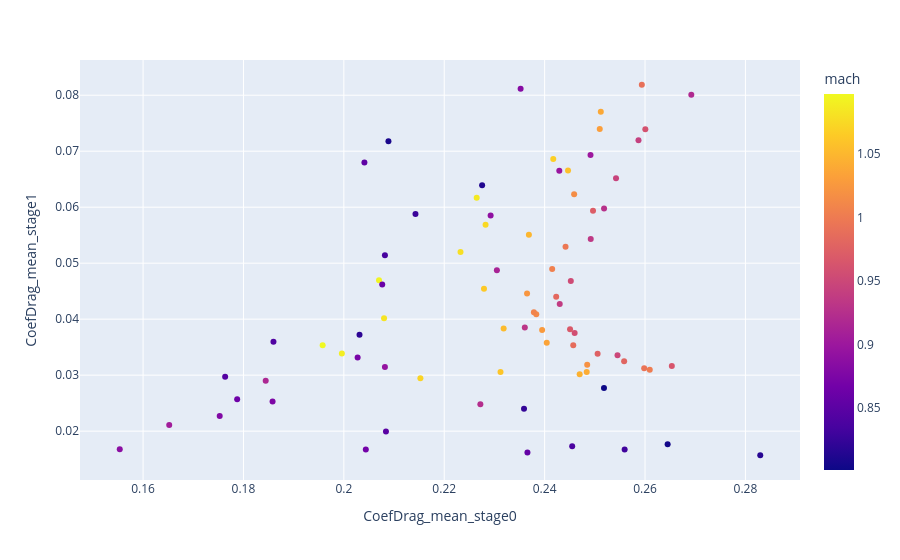
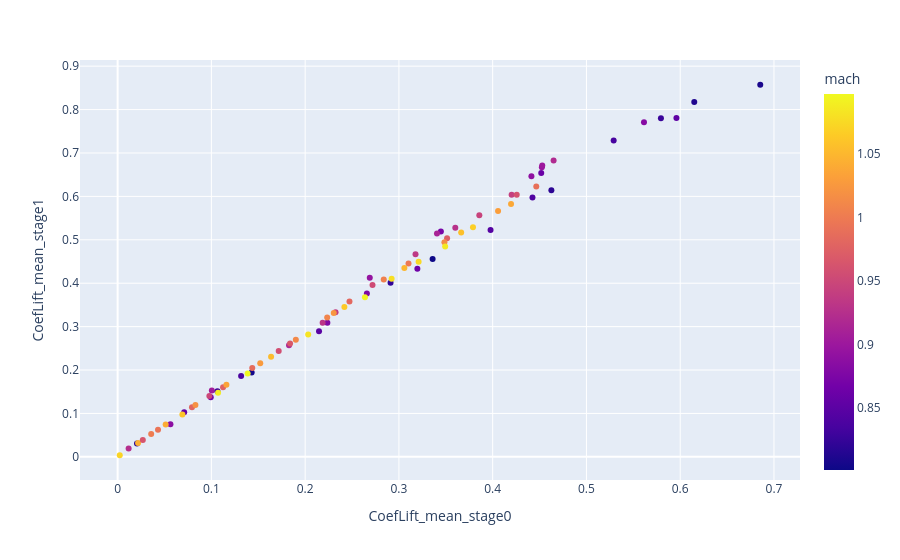
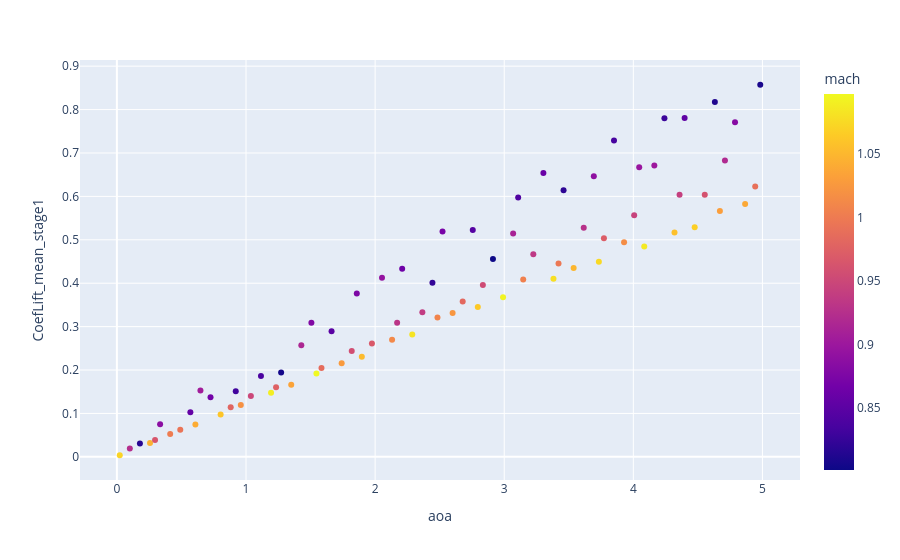
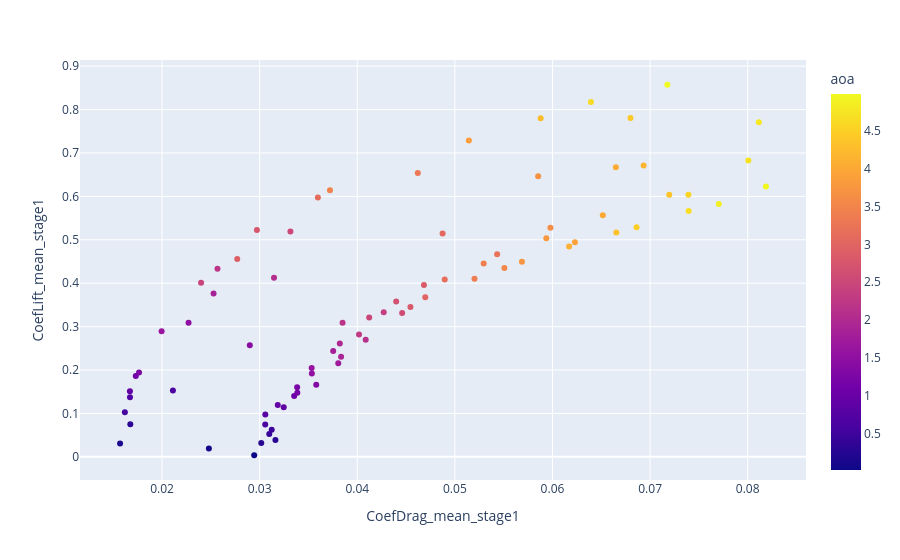

The notebook cell these images were saved under, in order:
### Code cell
fig = px.scatter(
    df_post,
    x='CoefDrag_mean_stage0',
    y='CoefDrag_mean_stage1',
    color='mach',
    hover_data=['case_idx', 'mach']
)

fig.show()
fig = px.scatter(
    df_post,
    x='CoefLift_mean_stage0',
    y='CoefLift_mean_stage1',
    color='mach',
    hover_data=['case_idx', 'mach']
)
fig.show()
fig = px.scatter(
    df_post,
    x="aoa",
    y="CoefLift_mean_stage1",
    color="mach",
    # title="CL vs AoA"
)
fig.show()
fig = px.scatter(
    df_post,
    x="CoefDrag_mean_stage1",
    y="CoefLift_mean_stage1",
    color="aoa"
)
fig.show()
fig = px.scatter(
    df_post,
    x="CoefDrag_mean_stage1",
    y="CoefLift_mean_stage1",
    color="mach"
)
fig.show()
